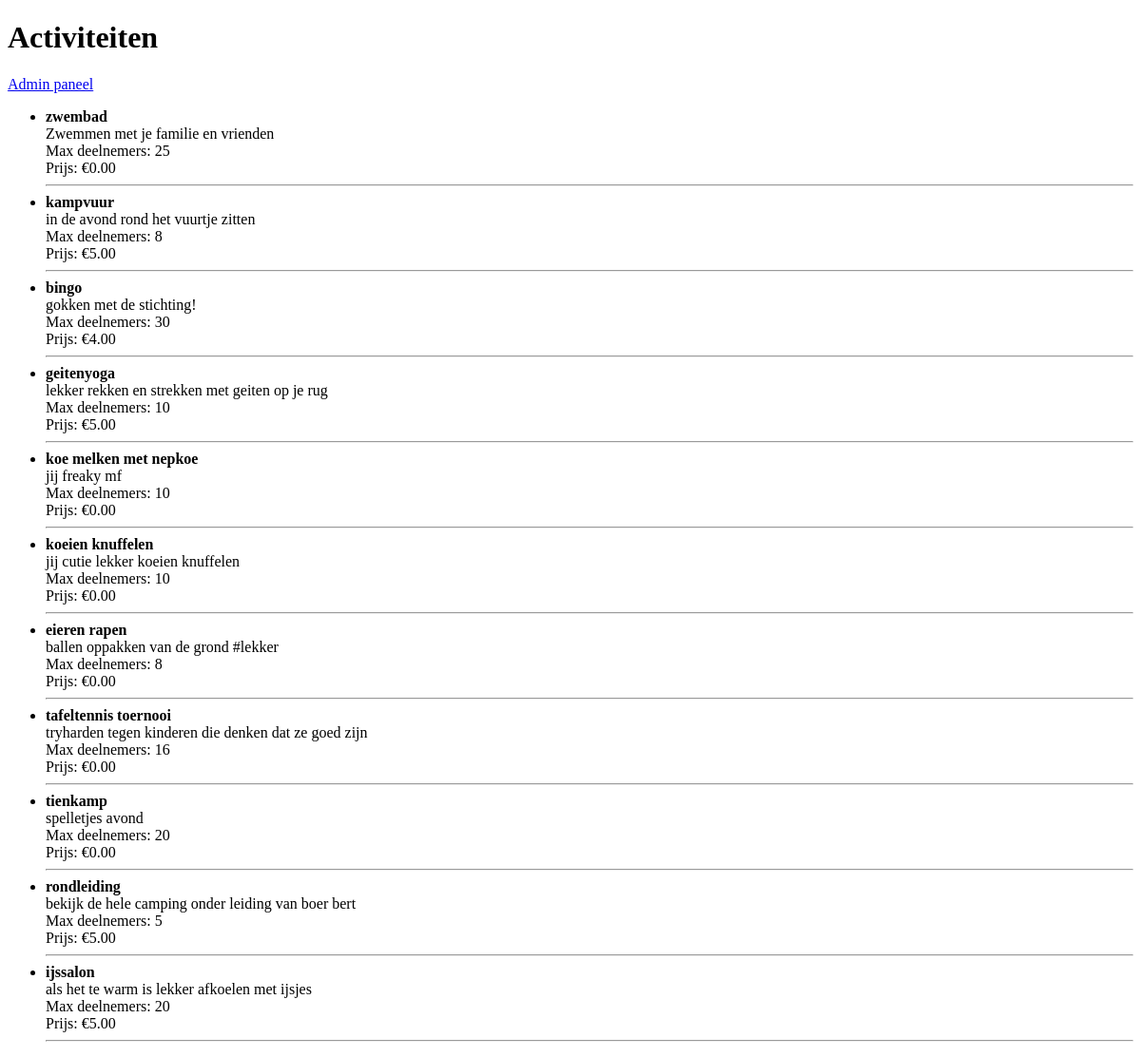
The app's page /public/index.php, older data.
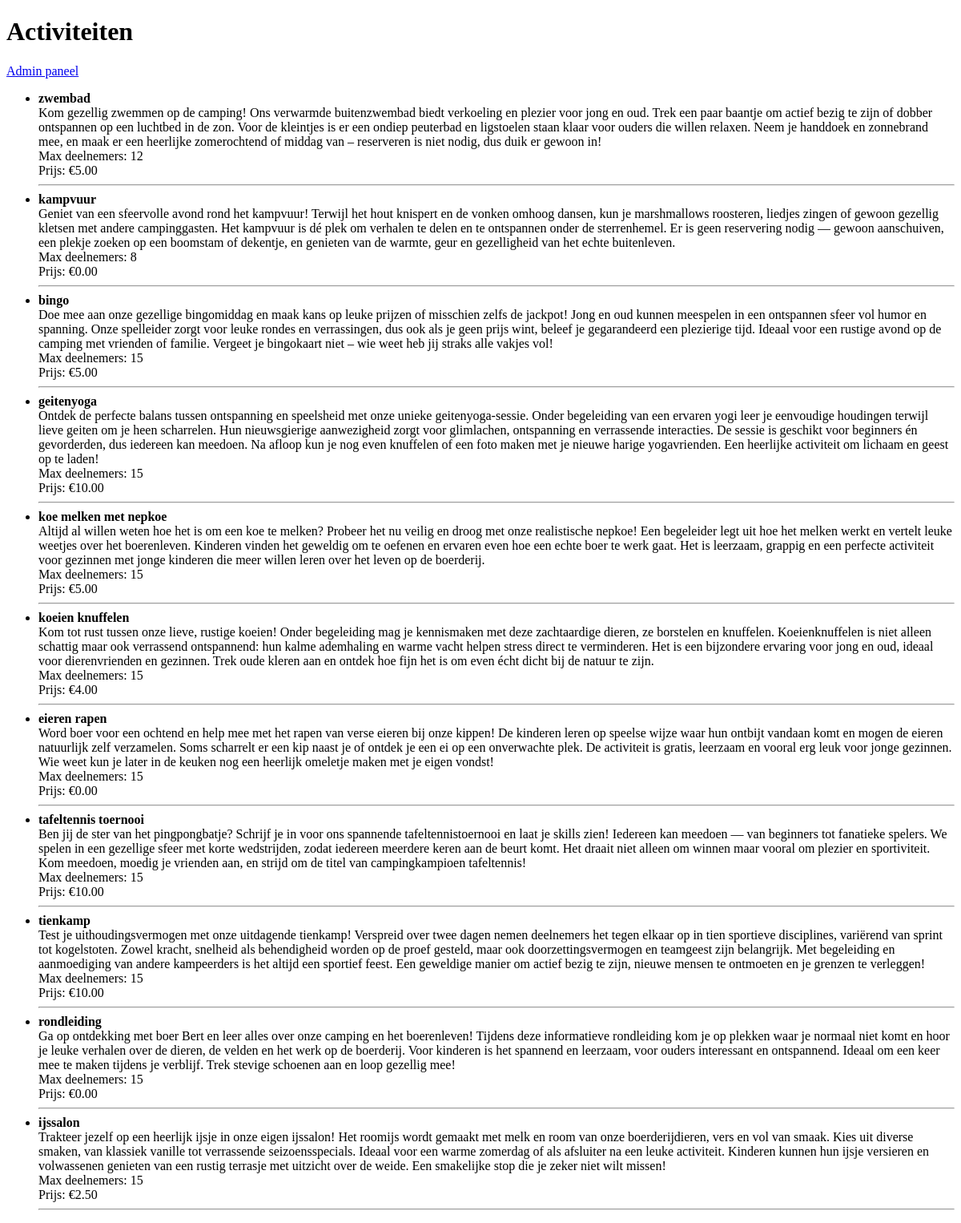
The same page, newer data.
### tables this page shows
CREATE TABLE Activiteiten (
    id INT PRIMARY KEY AUTO_INCREMENT,
    naam VARCHAR(100) NOT NULL,
    titel TEXT,
    beschrijving VARCHAR(1000),
    max_deelnemers INT,
    prijs DECIMAL(10, 2),
    tag VARCHAR(100),
    banner VARCHAR(100)
);

### public/index.php (the view, shortened to what this page needs)
<?php
    include __DIR__ . '/../includes/db.php';
    $sql = "SELECT * FROM Activiteiten";
$result = $conn->query($sql);
?>
<!DOCTYPE html>
<html>
<head>
</head>
<body>
    <h1>Activiteiten</h1>
    <a href="admin/admin_login.php">Admin paneel</a>
    <?php if ($result->num_rows > 0): ?>
        <ul>
            <?php while ($row = $result->fetch_assoc()): ?>
                <li>
                    <strong><?= $row['naam'] ?></strong><br>
                    <?= $row['beschrijving'] ?><br>
                    Max deelnemers: <?= $row['max_deelnemers'] ?><br>
                    Prijs: €<?= $row['prijs'] ?><br>
                    <hr>
                </li>
            <?php endwhile; ?>
        </ul>
    <?php else: ?>
        <p>Geen activiteiten gevonden.</p>
    <?php endif; ?>
</body>
</html>

Row changes from the older to the newer data that the page shows:
changed activiteiten "zwembad": beschrijving "Zwemmen met je familie en vrienden" → "Kom gezellig zwemmen op de camping! Ons verwarmde buitenzwembad biedt verkoeling en plezier voor jong en oud. Trek een paar baantje om actief bezig te zijn of dobber ontspannen op een luchtbed in de zon. Voor de kleintjes is er een ondiep peuterbad en ligstoelen staan klaar voor ouders die willen relaxen. Neem je handdoek en zonnebrand mee, en maak er een heerlijke zomerochtend of middag van – reserveren is niet nodig, dus duik er gewoon in!"; max_deelnemers "25" → "12"; prijs "0.00" → "5.00"
changed activiteiten "kampvuur": beschrijving "in de avond rond het vuurtje zitten" → "Geniet van een sfeervolle avond rond het kampvuur! Terwijl het hout knispert en de vonken omhoog dansen, kun je marshmallows roosteren, liedjes zingen of gewoon gezellig kletsen met andere campinggasten. Het kampvuur is dé plek om verhalen te delen en te ontspannen onder de sterrenhemel. Er is geen reservering nodig — gewoon aanschuiven, een plekje zoeken op een boomstam of dekentje, en genieten van de warmte, geur en gezelligheid van het echte buitenleven."; prijs "5.00" → "0.00"
changed activiteiten "bingo": beschrijving "gokken met de stichting!" → "Doe mee aan onze gezellige bingomiddag en maak kans op leuke prijzen of misschien zelfs de jackpot! Jong en oud kunnen meespelen in een ontspannen sfeer vol humor en spanning. Onze spelleider zorgt voor leuke rondes en verrassingen, dus ook als je geen prijs wint, beleef je gegarandeerd een plezierige tijd. Ideaal voor een rustige avond op de camping met vrienden of familie. Vergeet je bingokaart niet – wie weet heb jij straks alle vakjes vol!"; max_deelnemers "30" → "15"; prijs "4.00" → "5.00"
changed activiteiten "geitenyoga": beschrijving "lekker rekken en strekken met geiten op je rug" → "Ontdek de perfecte balans tussen ontspanning en speelsheid met onze unieke geitenyoga-sessie. Onder begeleiding van een ervaren yogi leer je eenvoudige houdingen terwijl lieve geiten om je heen scharrelen. Hun nieuwsgierige aanwezigheid zorgt voor glimlachen, ontspanning en verrassende interacties. De sessie is geschikt voor beginners én gevorderden, dus iedereen kan meedoen. Na afloop kun je nog even knuffelen of een foto maken met je nieuwe harige yogavrienden. Een heerlijke activiteit om lichaam en geest op te laden!"; max_deelnemers "10" → "15"; prijs "5.00" → "10.00"
changed activiteiten "koe melken met nepkoe": beschrijving "jij freaky mf" → "Altijd al willen weten hoe het is om een koe te melken? Probeer het nu veilig en droog met onze realistische nepkoe! Een begeleider legt uit hoe het melken werkt en vertelt leuke weetjes over het boerenleven. Kinderen vinden het geweldig om te oefenen en ervaren even hoe een echte boer te werk gaat. Het is leerzaam, grappig en een perfecte activiteit voor gezinnen met jonge kinderen die meer willen leren over het leven op de boerderij."; max_deelnemers "10" → "15"; prijs "0.00" → "5.00"
changed activiteiten "koeien knuffelen": beschrijving "jij cutie lekker koeien knuffelen" → "Kom tot rust tussen onze lieve, rustige koeien! Onder begeleiding mag je kennismaken met deze zachtaardige dieren, ze borstelen en knuffelen. Koeienknuffelen is niet alleen schattig maar ook verrassend ontspannend: hun kalme ademhaling en warme vacht helpen stress direct te verminderen. Het is een bijzondere ervaring voor jong en oud, ideaal voor dierenvrienden en gezinnen. Trek oude kleren aan en ontdek hoe fijn het is om even écht dicht bij de natuur te zijn."; max_deelnemers "10" → "15"; prijs "0.00" → "4.00"
changed activiteiten "eieren rapen": beschrijving "ballen oppakken van de grond #lekker" → "Word boer voor een ochtend en help mee met het rapen van verse eieren bij onze kippen! De kinderen leren op speelse wijze waar hun ontbijt vandaan komt en mogen de eieren natuurlijk zelf verzamelen. Soms scharrelt er een kip naast je of ontdek je een ei op een onverwachte plek. De activiteit is gratis, leerzaam en vooral erg leuk voor jonge gezinnen. Wie weet kun je later in de keuken nog een heerlijk omeletje maken met je eigen vondst!"; max_deelnemers "8" → "15"
changed activiteiten "tafeltennis toernooi": beschrijving "tryharden tegen kinderen die denken dat ze goed zijn" → "Ben jij de ster van het pingpongbatje? Schrijf je in voor ons spannende tafeltennistoernooi en laat je skills zien! Iedereen kan meedoen — van beginners tot fanatieke spelers. We spelen in een gezellige sfeer met korte wedstrijden, zodat iedereen meerdere keren aan de beurt komt. Het draait niet alleen om winnen maar vooral om plezier en sportiviteit. Kom meedoen, moedig je vrienden aan, en strijd om de titel van campingkampioen tafeltennis!"; max_deelnemers "16" → "15"; prijs "0.00" → "10.00"
changed activiteiten "tienkamp": beschrijving "spelletjes avond" → "Test je uithoudingsvermogen met onze uitdagende tienkamp! Verspreid over twee dagen nemen deelnemers het tegen elkaar op in tien sportieve disciplines, variërend van sprint tot kogelstoten. Zowel kracht, snelheid als behendigheid worden op de proef gesteld, maar ook doorzettingsvermogen en teamgeest zijn belangrijk. Met begeleiding en aanmoediging van andere kampeerders is het altijd een sportief feest. Een geweldige manier om actief bezig te zijn, nieuwe mensen te ontmoeten en je grenzen te verleggen!"; max_deelnemers "20" → "15"; prijs "0.00" → "10.00"
changed activiteiten "rondleiding": beschrijving "bekijk de hele camping onder leiding van boer bert" → "Ga op ontdekking met boer Bert en leer alles over onze camping en het boerenleven! Tijdens deze informatieve rondleiding kom je op plekken waar je normaal niet komt en hoor je leuke verhalen over de dieren, de velden en het werk op de boerderij. Voor kinderen is het spannend en leerzaam, voor ouders interessant en ontspannend. Ideaal om een keer mee te maken tijdens je verblijf. Trek stevige schoenen aan en loop gezellig mee!"; max_deelnemers "5" → "15"; prijs "5.00" → "0.00"
changed activiteiten "ijssalon": beschrijving "als het te warm is lekker afkoelen met ijsjes" → "Trakteer jezelf op een heerlijk ijsje in onze eigen ijssalon! Het roomijs wordt gemaakt met melk en room van onze boerderijdieren, vers en vol van smaak. Kies uit diverse smaken, van klassiek vanille tot verrassende seizoensspecials. Ideaal voor een warme zomerdag of als afsluiter na een leuke activiteit. Kinderen kunnen hun ijsje versieren en volwassenen genieten van een rustig terrasje met uitzicht over de weide. Een smakelijke stop die je zeker niet wilt missen!"; max_deelnemers "20" → "15"; prijs "5.00" → "2.50"
